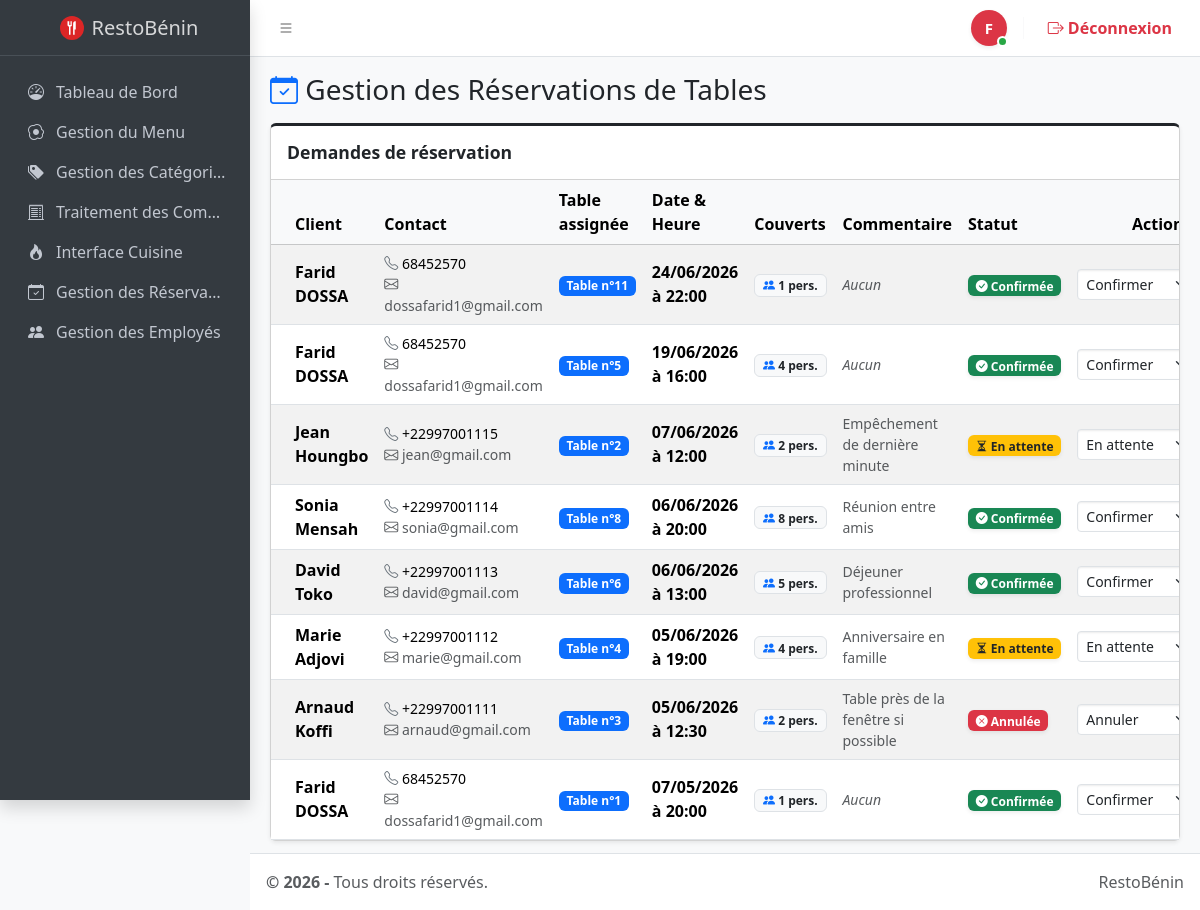
Screenshot of /pages/reservations.php (signed in) with the database file from the repository.
### tables this page shows
CREATE TABLE `reservations` (
  `id_reservation` int(11) NOT NULL AUTO_INCREMENT,
  `nom_client` varchar(100) NOT NULL,
  `telephone_client` varchar(20) NOT NULL,
  `email` varchar(255) DEFAULT NULL,
  `id_table` int(11) NOT NULL,
  `date_heure` datetime NOT NULL,
  `nb_couverts` int(11) NOT NULL,
  `statut` enum('en_attente','confirmee','annulee') DEFAULT 'en_attente',
  `commentaire` text DEFAULT NULL,
  PRIMARY KEY (`id_reservation`),
  KEY `fk_reservation_table` (`id_table`),
  CONSTRAINT `fk_reservation_table` FOREIGN KEY (`id_table`) REFERENCES `tables_restaurant` (`id_table`) ON DELETE CASCADE
);

CREATE TABLE `tables_restaurant` (
  `id_table` int(11) NOT NULL AUTO_INCREMENT,
  `numero` int(11) NOT NULL,
  `capacite` int(11) NOT NULL,
  `statut` enum('libre','occupee','reservee') DEFAULT 'libre',
  PRIMARY KEY (`id_table`),
  UNIQUE KEY `numero` (`numero`)
);

### pages/reservations.php (the view, shortened to what this page needs)
<?php
require_once '../config/db.php';
$query_res = "SELECT r.*, t.numero AS numero_table
              FROM reservations r
              LEFT JOIN tables_restaurant t ON r.id_table = t.id_table
              ORDER BY r.date_heure DESC";
$reservations = $pdo->query($query_res)->fetchAll();
include '../includes/header.php';
include '../includes/navbar.php';
include '../includes/sidebar.php';
?>
<main class="app-main">
    <div class="app-content-header">
        <div class="container-fluid">
            <h3 class="mb-0"><i class="bi bi-calendar-check text-primary"></i> Gestion des Réservations de Tables</h3>
        </div>
    </div>
    <div class="app-content">
        <div class="container-fluid">
            <div class="card card-outline card-dark shadow-sm">
                <div class="card-header">
                    <h3 class="card-title fw-bold">Demandes de réservation</h3>
                </div>
                <div class="card-body p-0">
                    <div class="table-responsive">
                        <table class="table table-striped table-hover align-middle mb-0">
                            <thead class="table-light">
                                <tr>
                                    <th>Client</th>
                                    <th>Contact</th>
                                    <th>Table assignée</th>
                                    <th>Date & Heure</th>
                                    <th>Couverts</th>
                                    <th>Commentaire</th>
                                    <th>Statut</th>
                                    <th class="text-center">Action</th>
                                </tr>
                            </thead>
                            <tbody>
                                <?php if(empty($reservations)): ?>
                                    <tr>
                                        <td colspan="8" class="text-center py-4 text-muted">
                                            <i class="bi bi-calendar-x fs-3 d-block mb-2"></i>
                                            Aucune réservation pour le moment.
                                        </td>
                                    </tr>
                                <?php else: ?>
                                    <?php foreach ($reservations as $res): ?>
                                        <tr>
                                            <td><strong><?php echo htmlspecialchars($res['nom_client']); ?></strong></td>
                                            <td>
                                                <div class="small">
                                                    <i class="bi bi-telephone text-secondary"></i> <?php echo htmlspecialchars($res['telephone_client']); ?><br>
                                                    <span class="text-muted"><i class="bi bi-envelope"></i> <?php echo htmlspecialchars($res['email']); ?></span>
                                                </div>
                                            </td>
                                            <td>
                                                <?php if(!empty($res['numero_table'])): ?>
                                                    <span class="badge bg-primary">Table n°<?php echo $res['numero_table']; ?></span>
                                                <?php else: ?>
                                                    <span class="badge bg-secondary">Non assignée</span>
                                                <?php endif; ?>
                                            </td>
                                            <td><span class="fw-semibold"><?php echo date('d/m/Y à H:i', strtotime($res['date_heure'])); ?></span></td>
                                            <td><span class="badge bg-light text-dark border"><i class="bi bi-people-fill text-primary"></i> <?php echo $res['nb_couverts']; ?> pers.</span></td>
                                            <td>
                                                <small class="text-wrap d-block text-muted" style="max-width: 200px;">
                                                    <?php echo !empty($res['commentaire']) ? htmlspecialchars($res['commentaire']) : '<em>Aucun</em>'; ?>
                                                </small>
                                            </td>
                                            <td>
                                                <?php
                                                if($res['statut'] === 'en_attente') {
                                                    echo '<span class="badge bg-warning text-dark shadow-sm"><i class="bi bi-hourglass-split"></i> En attente</span>';
                                                } elseif($res['statut'] === 'confirmee') {
                                                    echo '<span class="badge bg-success shadow-sm"><i class="bi bi-check-circle-fill"></i> Confirmée</span>';
                                                } else {
                                                    echo '<span class="badge bg-danger shadow-sm"><i class="bi bi-x-circle-fill"></i> Annulée</span>';
                                                }
                                                ?>
                                            </td>
                                            <td class="text-center">
                                                <form action="" method="POST" class="d-inline-flex gap-1">
                                                    <select name="statut_res" class="form-select form-select-sm" style="width: 125px;">
                                                        <option value="en_attente" <?php if($res['statut']=='en_attente') echo 'selected'; ?>>En attente</option>
                                                        <option value="confirmee" <?php if($res['statut']=='confirmee') echo 'selected'; ?>>Confirmer</option>
                                                        <option value="annulee" <?php if($res['statut']=='annulee') echo 'selected'; ?>>Annuler</option>
                                                    </select>
                                                </form>
                                            </td>
                                        </tr>
                                    <?php endforeach; ?>
                                <?php endif; ?>
                            </tbody>
                        </table>
                    </div>
                </div>
            </div>
        </div>
    </div>
</main>
<?php include '../includes/footer.php'; ?>

### rows the page displays
reservations: nom_client "Farid DOSSA", telephone_client "68452570", email "dossafarid1@gmail.com", id_table.numero "11", date_heure "24/06/2026 à 22:00", nb_couverts "1", commentaire "Aucun", shows "Confirmée", statut_res "Confirmer"
reservations: nom_client "Farid DOSSA", telephone_client "68452570", email "dossafarid1@gmail.com", id_table.numero "5", date_heure "19/06/2026 à 16:00", nb_couverts "4", commentaire "Aucun", shows "Confirmée", statut_res "Confirmer"
reservations: nom_client "Jean Houngbo", telephone_client "+22997001115", email "jean@gmail.com", id_table.numero "2", date_heure "07/06/2026 à 12:00", nb_couverts "2", commentaire "Empêchement de dernière minute", shows "En attente", statut_res "En attente"
reservations: nom_client "Sonia Mensah", telephone_client "+22997001114", email "sonia@gmail.com", id_table.numero "8", date_heure "06/06/2026 à 20:00", nb_couverts "8", commentaire "Réunion entre amis", shows "Confirmée", statut_res "Confirmer"
reservations: nom_client "David Toko", telephone_client "+22997001113", email "david@gmail.com", id_table.numero "6", date_heure "06/06/2026 à 13:00", nb_couverts "5", commentaire "Déjeuner professionnel", shows "Confirmée", statut_res "Confirmer"
reservations: nom_client "Marie Adjovi", telephone_client "+22997001112", email "marie@gmail.com", id_table.numero "4", date_heure "05/06/2026 à 19:00", nb_couverts "4", commentaire "Anniversaire en famille", shows "En attente", statut_res "En attente"
reservations: nom_client "Arnaud Koffi", telephone_client "+22997001111", email "arnaud@gmail.com", id_table.numero "3", date_heure "05/06/2026 à 12:30", nb_couverts "2", commentaire "Table près de la fenêtre si possible", shows "Annulée", statut_res "Annuler"
reservations: nom_client "Farid DOSSA", telephone_client "68452570", email "dossafarid1@gmail.com", id_table.numero "1", date_heure "07/05/2026 à 20:00", nb_couverts "1", commentaire "Aucun", shows "Confirmée", statut_res "Confirmer"

### other values shown
$initiale "F"
